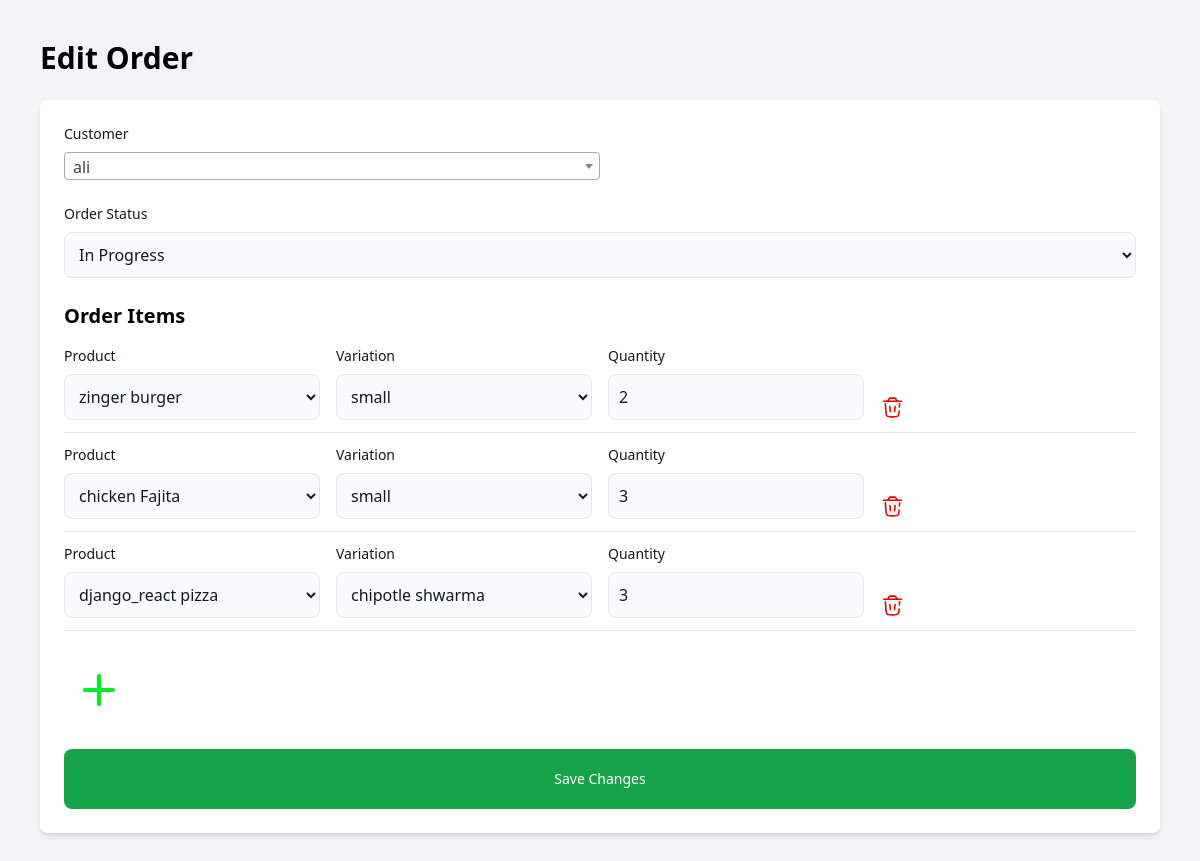
/edit-order/19/ (signed in), run on the app's committed database.
### food/models.py (models this page shows, shortened)
class Order(models.Model):
    ORDER_TYPE_CHOICES = [
        ('Delivery', 'Delivery'),
        ('Dine-in', 'Dine-in'),
    ]
    customer = models.ForeignKey(Customer, on_delete=models.CASCADE, related_name='customer')
    order_date = models.DateTimeField(auto_now_add=True)
    status = models.CharField(max_length=20, choices=[
        ('pending', 'Pending'),
        ('inprogress', 'In Progress'),
        ('delivered', 'Delivered'),
        ('completed', 'Completed'),
        ('canceled', 'Canceled'),
    ], default='In Progress')
    order_type = models.CharField(max_length=10, choices=ORDER_TYPE_CHOICES, default='Delivery')  # New field

class OrderItem(models.Model):
    order = models.ForeignKey(Order, on_delete=models.CASCADE,  related_name='items')
    product_variation = models.ForeignKey(ProductVariation, on_delete=models.CASCADE)
    quantity = models.PositiveIntegerField(default=1)

class Product(models.Model):
    name = models.CharField(max_length=100)
    description = models.TextField()
    category = models.ForeignKey(Category, on_delete=models.CASCADE)
    image = models.ImageField(upload_to=get_image_filename, blank=True, null=True)
    is_available = models.BooleanField(default=True)

class ProductVariation(models.Model):
    product = models.ForeignKey(Product, on_delete=models.CASCADE, related_name='variations')
    size = models.CharField(max_length=100, )
    price = models.DecimalField(max_digits=6, decimal_places=2)

### food/views.py (the view, shortened to what this page needs)
# urls.py: path('edit-order/<int:id>/',  views.edit_order, name='edit_order'),
@login_required(login_url='login_user')
def edit_order(request, id):
    order_id = id
    order = get_object_or_404(Order, id=order_id)
    products = Product.objects.all()
    customers = Customer.objects.all()
    order_items = order.items.all()  # Fetch related order items
    return render(request, 'orders/edit_order.html', {
        'order': order,
        'customers': customers,
        'products': products,
        'order_items': order_items,
    })

### food/templates/orders/edit_order.html (shortened to what this page needs)
{% extends "layout.html" %}
{% block layout %}
{% load static %}
<body class="bg-gray-100 p-10">
    <h1 class="text-3xl font-bold mb-6">Edit Order</h1>
    <form method="POST" class="bg-white p-6 rounded-lg shadow-md">
        <div class="mb-6">
            <label class="block mb-2 text-sm font-medium text-gray-900">Customer</label>
        </div>
        <div class="mb-6">
            <label class="block mb-2 text-sm font-medium text-gray-900">Order Status</label>
            <select name="status" class="bg-gray-50 border text-gray-900 rounded-lg block w-full p-2.5" required>
                <option class="text-yellow-600" value="In Progress" {% if order.status == "In Progress" %}selected{% endif %}>In Progress</option>
            </select>
        </div>
        <h2 class="text-xl font-semibold mb-4">Order Items</h2>
        <div id="order-items" class="grid gap-3 mb-6">
            {% for item in order_items %}
                <div class="item grid grid-cols-4 gap-4 items-end">
                    <div>
                        <label class="block mb-2 text-sm font-medium text-gray-900">Product</label>
                        <select name="product[]" class="bg-gray-50 border text-gray-900 rounded-lg block w-full p-2.5" required onchange="loadVariations(this)">
                            {% for product in products %}
                                <option value="{{ product.id }}" {% if product.id == item.product_variation.product_id %}selected{% endif %}>
                                    {{ product.name }}
                                </option>
                            {% endfor %}
                        </select>
                    </div>
                    <div>
                        <label class="block mb-2 text-sm font-medium text-gray-900">Variation</label>
                        <select name="variation[]" class="bg-gray-50 border text-gray-900 rounded-lg block w-full p-2.5" required>
                            {% for variation in item.product_variation.product.variations.all %}
                                <option value="{{ variation.id }}" {% if variation.id == item.product_variation_id %}selected{% endif %}>
                                    {{ variation.size }}
                                </option>
                            {% endfor %}
                        </select>
                    </div>
                    <div>
                        <label class="block mb-2 text-sm font-medium text-gray-900">Quantity</label>
                        <input type="number" name="quantity[]" value="{{ item.quantity }}" class="bg-gray-50 border text-gray-900 rounded-lg block w-full p-2.5" required />
                    </div>
                    <img
                    onclick="removeItem(this)"
                    class="cursor-pointer hover:scale-125"
                    width="25px" src="{% static 'svgs/trashicon.svg' %}">
                </div>
                <hr>
            {% endfor %}
        </div>
        <img class="cursor-pointer hover:scale-125"
        onclick="addItem()"
        width="70px" src="{% static 'svgs/plus_icon.svg' %}" alt="">
        <br>
        <button type="submit" class="px-4 py-5 w-full text-sm font-medium text-white bg-green-600 rounded-lg">Save Changes</button>
    </form>
</body>
{% endblock %}

### templates/layout.html (shortened to what this page needs)
<!DOCTYPE html>
{% load static %}
<html lang="en">
  <head>
    <link href="{% static 'css/main.css' %}" rel="stylesheet" />
    <link href="{% static 'css/datatables.min.css' %}" rel="stylesheet" />
    <link href="{% static 'css/toastr.min.css' %}" rel="stylesheet" />
    <link href="{% static 'css/select2.min.css' %}" rel="stylesheet" />
    <script src="{% static 'js/tailwind.js' %}"></script>
  </head>
  <body>
    {% block layout %} {% endblock %}
  </body>
</html>

### static/css/main.css (style rules this page uses)
body { margin: 0; }

### data on the page
Order: status "In Progress"
OrderItem: product_variation.name "zinger burger", product_variation.size "small", quantity "2"
OrderItem: product_variation.name "chicken Fajita", product_variation.size "small", quantity "3"
OrderItem: product_variation.name "django_react pizza", product_variation.size "chipotle shwarma", quantity "3"
